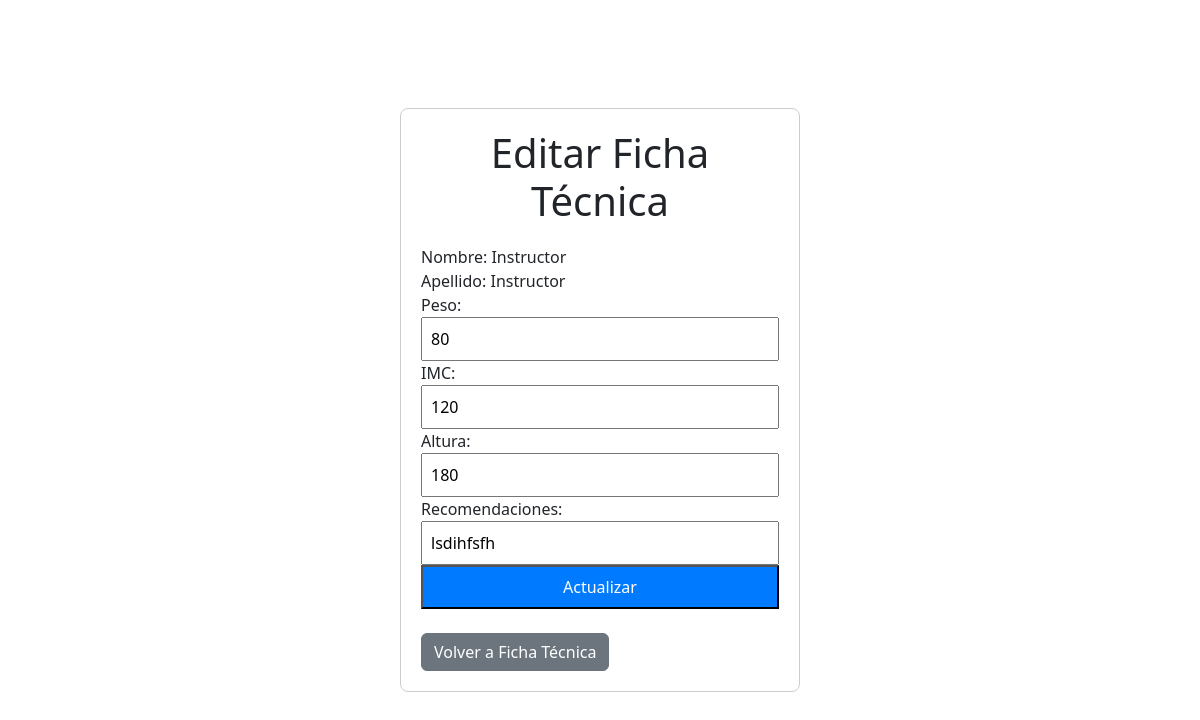
Screenshot of /FichaTecnica/editar_ficha_tecnica.php?id=42253535 with the database file from the repository.
### tables this page shows
CREATE TABLE `fichatecnica` (
  `FichaID` int(11) NOT NULL,
  `Peso` int(11) NOT NULL,
  `IMC` int(11) NOT NULL,
  `Altura` int(11) NOT NULL,
  `Recomendaciones` varchar(80) NOT NULL,
  `UsuarioID` int(11) NOT NULL
);

CREATE TABLE `usuarios` (
  `UsuarioID` int(11) NOT NULL,
  `Nombre` varchar(80) NOT NULL,
  `Apellido` varchar(80) NOT NULL,
  `Telefono` bigint(20) NOT NULL,
  `FechaNac` date NOT NULL,
  `Correo` varchar(80) NOT NULL,
  `Contraseña` varchar(80) NOT NULL,
  `RolID` int(11) NOT NULL,
  `RutaImagen` varchar(255) DEFAULT NULL
);

### FichaTecnica/editar_ficha_tecnica.php (the view, shortened to what this page needs)
<!DOCTYPE html>
<html lang="es">
<head>
    <link rel="stylesheet" href="../css/editarficha.css">
    <link href="https://cdn.jsdelivr.net/npm/bootstrap@5.3.2/dist/css/bootstrap.min.css" rel="stylesheet">
</head>
<body>
<main>
    <div class="form-container">
        <?php
        include("config.php");
        if(isset($_GET['id']) && is_numeric($_GET['id'])) {
            $usuarioID = $_GET['id'];
            $sql = "SELECT usuarios.UsuarioID, usuarios.Nombre, usuarios.Apellido, usuarios.Telefono, usuarios.FechaNac, usuarios.Correo,
                           fichatecnica.Peso, fichatecnica.IMC, fichatecnica.Altura, fichatecnica.Recomendaciones
                    FROM usuarios
                    LEFT JOIN fichatecnica ON usuarios.UsuarioID = fichatecnica.UsuarioID
                    WHERE usuarios.UsuarioID = $usuarioID";
            $result = $conn->query($sql);
            if ($result->num_rows > 0) {
                $row = $result->fetch_assoc();
                echo "<h1>Editar Ficha Técnica</h1>";
                echo "<form action='actualizar_ficha_tecnica.php' method='post'>";
                echo "Nombre: ".$row['Nombre']."<br>";
                echo "Apellido: ".$row['Apellido']."<br>";
                echo "Peso: <input type='text' name='peso' value='".$row['Peso']."'><br>";
                echo "IMC: <input type='text' name='imc' value='".$row['IMC']."'><br>";
                echo "Altura: <input type='text' name='altura' value='".$row['Altura']."'><br>";
                echo "Recomendaciones: <input type='text' name='recomendaciones' value='".$row['Recomendaciones']."'><br>";
                echo "<input type='submit' value='Actualizar'>";
                echo "</form>";
                echo "<br>";
                echo "<a href='../FichaTecnica.php' class='btn btn-secondary'>Volver a Ficha Técnica</a>";
            } else {
                echo "No se encontraron resultados para el ID proporcionado.";
            }
        } else {
            echo "ID de usuario no válido.";
        }
        ?>
    </div>
</main>
</body>
</html>

### css/editarficha.css (style rules this page uses)
body { display: flex; align-items: center; justify-content: center; height: 100vh; margin: 0; background-image: url('tu-imagen-de-fondo.jpg'); background-size: cover; background-position: center; backdrop-filter: blur(5px); }
.form-container { width: 400px; padding: 20px; border: 1px solid #ccc; border-radius: 8px; background-color: rgba(255, 255, 255, 0.8); }
h1 { text-align: center; }
form { margin-top: 20px; }
input { width: 100%; padding: 8px; margin-bottom: 10px; box-sizing: border-box; }
input[type="submit"] { background-color: #007bff; color: #fff; cursor: pointer; }

### rows the page displays
fichatecnica: UsuarioID.Nombre "Instructor", UsuarioID.Apellido "Instructor", peso "80", imc "120", altura "180", recomendaciones "lsdihfsfh"
